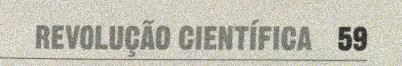
#> input picture images/test_noise.jpg, 402 x 66 px
$ jupyter execute 6.Noise_Removal_Techniques_OpenCV.ipynb
#> lines starting #> are read from the running program, lines starting #| are printed output that depends on the picture
# Noise Removal Techniques using OpenCV

In this notebook, we will explore four noise removal techniques using OpenCV:
- **Average Blur**
- **Gaussian Blur**
- **Median Blur**
- **Bilateral Filter**

Each technique will be described mathematically and demonstrated with code.


## Noise Removal Techniques with OpenCV

| **Filter Name**      | **OpenCV Code**                          | **Description**                                                                                  |
|-----------------------|------------------------------------------|--------------------------------------------------------------------------------------------------|
| **Average Blur**      | `cv2.blur(image, (k, k))`               | Averages the pixel values in a \( k \times k \) kernel. Reduces noise but blurs edges.           |
| **Gaussian Blur**     | `cv2.GaussianBlur(image, (k, k), sigmaX)` | Applies a Gaussian kernel. Reduces noise while retaining more details compared to Average Blur. |
| **Median Blur**       | `cv2.medianBlur(image, k)`              | Replaces each pixel with the median value in its \( k \times k \) kernel. Effective for salt-and-pepper noise. |
| **Bilateral Filter**  | `cv2.bilateralFilter(image, d, sigmaColor, sigmaSpace)` | Combines spatial and intensity weights to reduce noise while preserving edges.                  |

### Parameters
- **`k`**: Kernel size (odd numbers, e.g., 3, 5, 7).
- **`sigmaX`**: Standard deviation for Gaussian Blur.
- **`d`**: Diameter of the pixel neighborhood for Bilateral Filter.
- **`sigmaColor`**: Intensity-based filtering strength for Bilateral Filter.
- **`sigmaSpace`**: Spatial filtering strength for Bilateral Filter.

[cell 1]
# Import required libraries
import cv2
import numpy as np
import matplotlib.pyplot as plt

# Load the noisy image
image_path = ".././images/test_noise.jpg"  # Replace with your image path
image = cv2.imread(image_path)
#> image is the input picture: shape (66, 402, 3); mean B, G, R 178.1, 190.4, 192.9
image_rgb = cv2.cvtColor(image, cv2.COLOR_BGR2RGB)

# Display the original image
plt.imshow(image_rgb)
plt.title('Original Image with Noise')
plt.axis('off')
plt.show()

## Average Blur

[cell 2]
# Apply Average Blur
average_blur = cv2.blur(image_rgb, (5, 5))
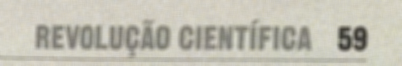
#> average_blur: shape (66, 402, 3); mean R, G, B 192.9, 190.4, 178.1

# Display the result
plt.imshow(average_blur)
plt.title('Average Blur')
plt.axis('off')
plt.show()

## Gaussian Blur

[cell 3]
# Apply Gaussian Blur
gaussian_blur = cv2.GaussianBlur(image_rgb, (5, 5), 0)

# Display the result
plt.imshow(gaussian_blur)
plt.title('Gaussian Blur')
plt.axis('off')
plt.show()

[cell 4]
# Apply Median Blur
median_blur = cv2.medianBlur(image_rgb, 5)

# Display the result
plt.imshow(median_blur)
plt.title('Median Blur')
plt.axis('off')
plt.show()

## Bilateral Filter

[cell 5]
# Apply Bilateral Filter
bilateral_filter = cv2.bilateralFilter(image_rgb, 9, 75, 75)
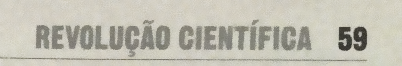
#> bilateral_filter: shape (66, 402, 3); mean R, G, B 193, 190.5, 178.2

# Display the result
plt.imshow(bilateral_filter)
plt.title('Bilateral Filter')
plt.axis('off')
plt.show()

## Comparison of Results

[cell 6]
# Display all results side by side for comparison
fig, axs = plt.subplots(5, 1, figsize=(10, 20))

axs[0].imshow(image_rgb)
axs[0].set_title('Original Image')
axs[0].axis('off')

axs[1].imshow(average_blur)
axs[1].set_title('Average Blur')
axs[1].axis('off')

axs[2].imshow(gaussian_blur)
axs[2].set_title('Gaussian Blur')
axs[2].axis('off')

axs[3].imshow(median_blur)
axs[3].set_title('Median Blur')
axs[3].axis('off')

axs[4].imshow(bilateral_filter)
axs[4].set_title('Bilateral Filter')
axs[4].axis('off')

plt.tight_layout()
plt.show()
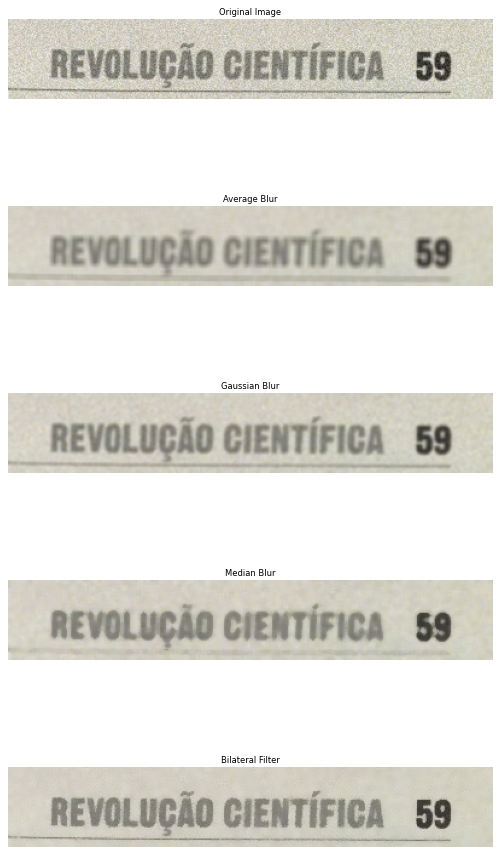
#> figure drawn by matplotlib, 5 panels
